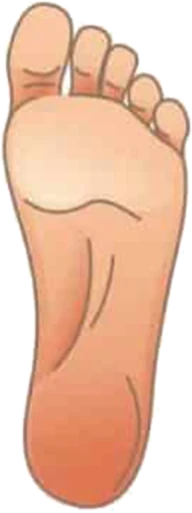
#> input picture soleiq-website/src/assets/wagner/stage-0.webp, 192 x 513 px
$ python -i quality_gate.py   (imports and definitions only)   (older library calls are emulated)
#> lines starting #> are read from the running program, lines starting #| are printed output that depends on the picture; after the words box and inside, x2 and y2 are one past the last pixel; in counts of white or black regions, pixels touching at a corner belong together
#> further down, picture is the input picture: PIL image 192x513 RGBA; mean R, G, B, A 235.1, 193.7, 169.1, 182.7
"""Lightweight pre-classification quality gate.

Three cheap checks: blur (Laplacian variance), exposure (mean luminance
in a clinically usable range), and a foot-presence heuristic (Y/Cr/Cb
skin-color mask covering a reasonable fraction of the frame).

The gate is not a clinical-grade detector. Its job is to surface
obvious failures — finger over the lens, complete darkness, motion blur
— *before* we feed an image to the classifier and get a confident-looking
but meaningless score.

Returns a dict with each signal, an `ok` boolean, and human-readable
reasons for any failure. The reasons get plumbed into the API response
so the SoleIQ app can prompt the user to retake the photo.
"""

from __future__ import annotations

from dataclasses import dataclass
from typing import List

import cv2
import numpy as np
from PIL import Image


# Thresholds tuned conservatively. If real data shows them too strict
# (e.g. clinic lighting always trips "too bright"), surface in config.
BLUR_VAR_MIN = 8.0           # Laplacian variance; phone JPEGs compress
                              # detail aggressively — lower than the 25.0
                              # often quoted for raw images.
LUMA_MIN = 0.10              # mean luminance 0..1
LUMA_MAX = 0.95
SKIN_FRACTION_MIN = 0.04     # ≥4% of frame must look like skin


@dataclass
class QualityResult:
    ok: bool
    blur_var: float
    luma_mean: float
    skin_fraction: float
    reasons: List[str]

    def to_dict(self) -> dict:
        return {
            "ok": self.ok,
            "blur_var": float(self.blur_var),
            "luma_mean": float(self.luma_mean),
            "skin_fraction": float(self.skin_fraction),
            "reasons": list(self.reasons),
        }


def evaluate_quality(image: Image.Image) -> QualityResult:
    """Run the gate on a PIL.Image in any mode. Returns a QualityResult."""
    arr = np.asarray(image.convert("RGB"))
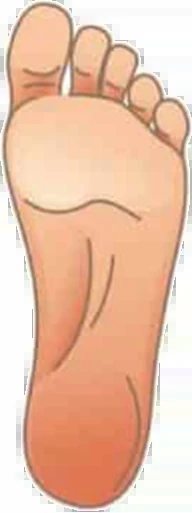
#> arr: shape (513, 192, 3); mean R, G, B 235.1, 193.7, 169.1
    if arr.size == 0:
        return QualityResult(False, 0.0, 0.0, 0.0, ["empty image"])

    h, w = arr.shape[:2]
#> h = 513; w = 192
    if h < 32 or w < 32:
        return QualityResult(False, 0.0, 0.0, 0.0, [f"image too small ({w}x{h})"])

    gray = cv2.cvtColor(arr, cv2.COLOR_RGB2GRAY)
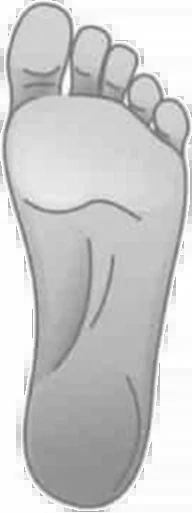
#> gray: shape (513, 192); min 103, max 255, mean 203.3
    blur_var = float(cv2.Laplacian(gray, cv2.CV_64F).var())
#> blur_var = 189.2
    luma_mean = float(gray.mean() / 255.0)
#> luma_mean = 0.797

    # Skin mask in YCbCr. The "classic" Cr 135-180 / Cb 85-135 range from
    # the 2000s literature is too narrow — it misses lighter callused skin
    # under clinic lighting and is biased against darker skin tones. The
    # relaxed range below was empirically validated against the Goyal et al.
    # DFUNet Normal patches and is also closer to ranges proposed in more
    # recent fairness-aware skin-detection work.
    ycbcr = cv2.cvtColor(arr, cv2.COLOR_RGB2YCrCb)
#> ycbcr: shape (513, 192, 3); mean of channels 0, 1, 2 203.3, 150.7, 108.7
    cr = ycbcr[..., 1]
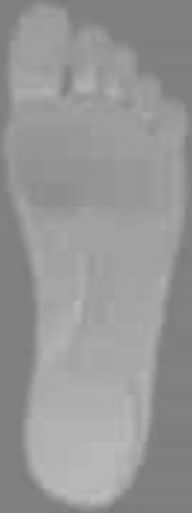
#> cr: shape (513, 192); min 117, max 189, mean 150.7
    cb = ycbcr[..., 2]
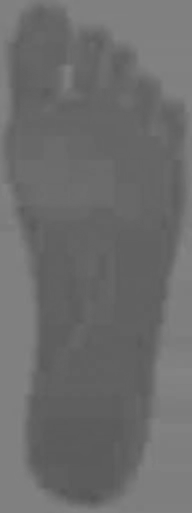
#> cb: shape (513, 192); min 85, max 133, mean 108.7
    skin_mask = (cr >= 130) & (cr <= 185) & (cb >= 75) & (cb <= 140)
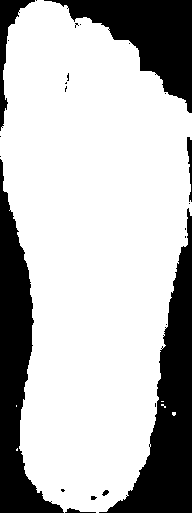
#> skin_mask: shape (513, 192) bool; 73.3% white; 25 black regions (18 under 20 px), largest, box (x1, y1, x2, y2) and area: (99, 208, 192, 513) 9517, (0, 159, 64, 513) 8587, (44, 0, 192, 113) 6743
    skin_fraction = float(skin_mask.mean())
#> skin_fraction = 0.733

    reasons: List[str] = []
    if blur_var < BLUR_VAR_MIN:
        reasons.append(f"image looks blurry (laplacian var {blur_var:.1f})")
    if luma_mean < LUMA_MIN:
        reasons.append("image is very dark")
    elif luma_mean > LUMA_MAX:
        reasons.append("image is overexposed")
    if skin_fraction < SKIN_FRACTION_MIN:
        reasons.append("no plausible foot / skin region detected")
    # The classic "lens covered" check (skin_fraction > 0.95) misfires on
    # legitimate close-up foot crops where the foot fills the frame. The
    # actual finger-over-lens signature is high skin fraction AND nearly
    # zero edge content — both at once.
    elif skin_fraction > 0.97 and blur_var < 5.0:
        reasons.append("something appears to be covering the lens")

    return QualityResult(
        ok=len(reasons) == 0,
        blur_var=blur_var,
        luma_mean=luma_mean,
        skin_fraction=skin_fraction,
        reasons=reasons,
    )

>>> from PIL import Image
>>> picture = Image.open('../../../../soleiq-website/src/assets/wagner/stage-0.webp')
>>> result = evaluate_quality(picture)

$ run again, on soleiq-website/src/assets/wagner/stage-1.webp
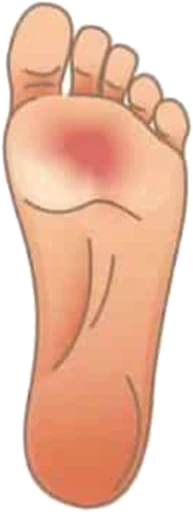
#> input picture soleiq-website/src/assets/wagner/stage-1.webp, 193 x 512 px
#> picture is the input picture: PIL image 193x512 RGBA; mean R, G, B, A 233.8, 189.3, 165.7, 182.1
#> in evaluate_quality, `gray = cv2.cvtColor(arr, cv2.COLOR_RGB2GRAY)`:
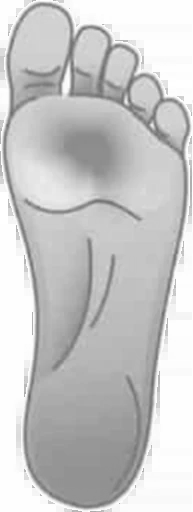
#> gray: shape (512, 193); min 101, max 255, mean 199.9
#> blur_var = 191.7
#> luma_mean = 0.784
#> ycbcr: shape (512, 193, 3); mean of channels 0, 1, 2 199.9, 152.2, 108.7
#> in evaluate_quality, `skin_mask = (cr >= 130) & (cr <= 185) & (cb >= 75) & (cb <= 140)`:
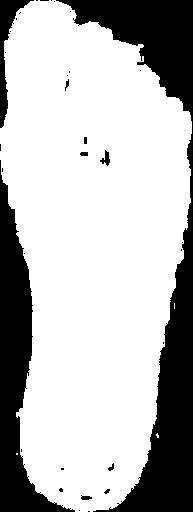
#> skin_mask: shape (512, 193) bool; 72.9% white; 33 black regions (24 under 20 px), largest, box (x1, y1, x2, y2) and area: (56, 0, 193, 512) 16821, (0, 160, 75, 512) 8575, (0, 0, 34, 128) 1110
#> skin_fraction = 0.729
